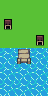

A 2D game scene composited from a Tiled map and its tileset images. What follows is a short description and the map's XML, with every tile layer's data as written:
An orthogonal 3x6 tile map with 16x16 px tiles, 2 tile layers (terrain, overlay) and 4 objects (area, DOCK, MARKET, SHIPYARD).

<map version="1.4" tiledversion="1.4.3" orientation="orthogonal" renderorder="right-down" width="3" height="6" tilewidth="16" tileheight="16" infinite="0" nextlayerid="5" nextobjectid="7">
 <tileset firstgid="1" source="port-tileset.tsx" />
 <layer id="1" name="terrain" width="3" height="6">
  <data encoding="csv">
2,2,2,
2,2,2,
2,2,2,
1,1,1,
1,1,1,
1,1,1
</data>
 </layer>
 <layer id="2" name="overlay" width="3" height="6">
  <data encoding="csv">
0,0,0,
4,0,0,
0,0,4,
0,3,0,
0,0,0,
0,0,0
</data>
 </layer>
 <objectgroup id="3" name="area" visible="0">
  <object id="2" name="area" x="1.85418" y="13.3479">
   <polygon points="-0.510852,-11.564 45.2195,-12.0076 45.8572,31.8338 26.173,31.8414 26.3943,46.0592 17.8368,46.1227 17.8582,32.1135 -0.313586,32.0745" />
  </object>
 </objectgroup>
 <objectgroup id="4" name="buildings" visible="0">
  <object id="3" name="DOCK" x="23.9185" y="56.3183">
   <point />
  </object>
  <object id="4" name="MARKET" x="8.47205" y="25.4483">
   <point />
  </object>
  <object id="6" name="SHIPYARD" x="40.0966" y="41.3817">
   <point />
  </object>
 </objectgroup>
</map>